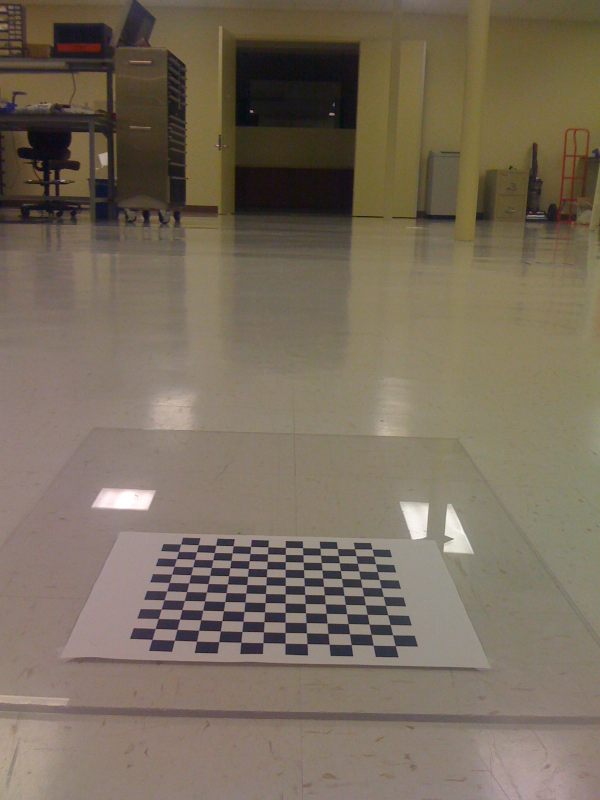
//> input picture Learning.OpenCV/birdseye/IMG_0214.jpg, 1200 x 1600 px (shown at 1/2 size)
$ ./findContours ../../../../Learning.OpenCV/birdseye/IMG_0214.jpg   (built with g++ and OpenCV 4)
//> lines starting //> are read from the running program, lines starting //| are printed output that depends on the picture; after the words box and inside, x2 and y2 are one past the last pixel; in counts of white or black regions, pixels touching at a corner belong together
#include<opencv2/core/core.hpp>
#include<opencv2/highgui/highgui.hpp>
#include<opencv2/imgproc/imgproc.hpp>
using namespace cv;
#include<vector>
#include<iostream>
using namespace std;
int main(int argc, char*argv[])
{
	//第一步：输入图像
	Mat img = imread(argv[1], IMREAD_GRAYSCALE);
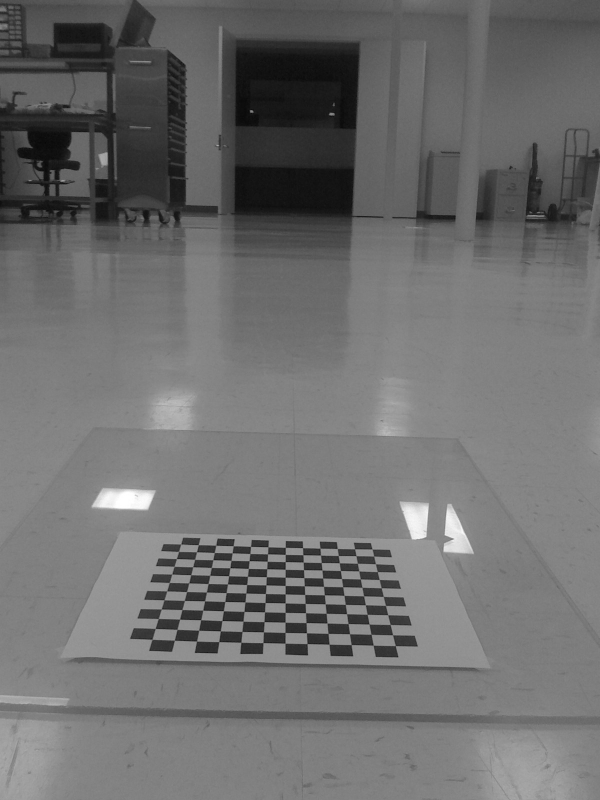
//> img: 1600 rows x 1200 cols, CV_8UC1 (shown at 1/2 size); min 2, max 255, mean 109.9
	if (!img.data)
		return -1;
	//第二步：边缘检测，得到边缘二值图
	GaussianBlur(img, img, Size(3, 3), 0.5);
//> img: 1600 rows x 1200 cols, CV_8UC1; 16.75% of pixels changed, all inside (x1, y1, x2, y2) = (0, 0, 1200, 1600)
	Mat binaryImg;
	Canny(img, binaryImg, 50, 200);
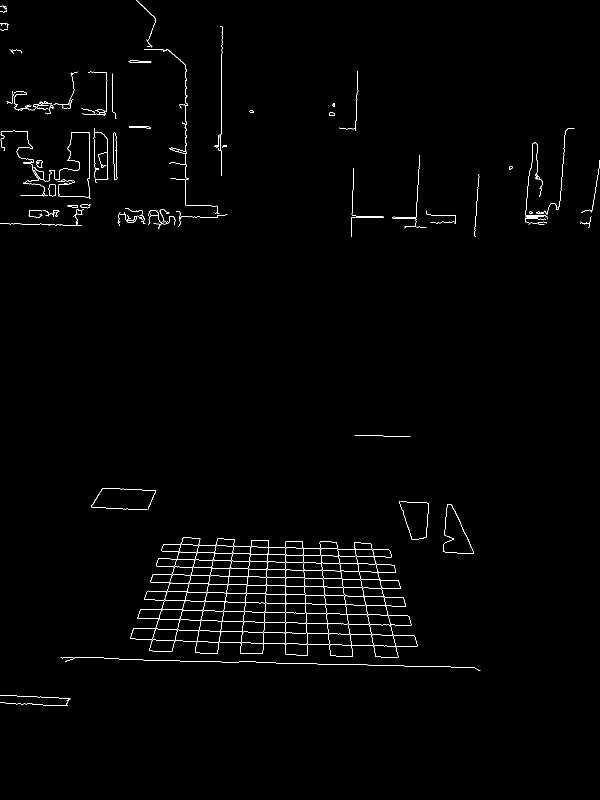
//> binaryImg: 1600 rows x 1200 cols, CV_8UC1 (shown at 1/2 size); 1% white in thin lines or dots, all inside (x1, y1, x2, y2) = (0, 0, 1200, 1412)
	imshow("显示边缘", binaryImg);
	imwrite("cannyEdge.jpg", binaryImg);
	//第三步：边缘的轮廓
	vector<vector<Point>> contours;
	vector<Vec4i> hei;
	findContours(binaryImg, contours, hei, CV_RETR_EXTERNAL, CV_CHAIN_APPROX_SIMPLE,Point(0,0));
//> contours = 73 contours, 48 with area under 20; largest, box (x1, y1, x2, y2) and area: (260, 1075, 836, 1315) 89342, (886, 1008, 948, 1108) 3298, (639, 1083, 675, 1099) 459, (97, 368, 112, 393) 292, (73, 321, 86, 336) 121; hei = 73 items, first 8: [1, -1, -1, -1], [2, 0, -1, -1], [3, 1, -1, -1], [4, 2, -1, -1], [5, 3, -1, -1], [6, 4, -1, -1], [7, 5, -1, -1], [8, 6, -1, -1]

	//第四步：对每一个轮廓作拟合，这里用旋转矩形
	int num = contours.size();//轮廓的数量
//> num = 73
	for (int i = 0; i < num; i++)
	{
		//最小外包直立矩形
		Rect rect = boundingRect(Mat(contours[i]));
		if (rect.area()>2000)//筛选出面积大于 10000 的矩形
		{
			//在原图中画出外包矩形
			rectangle(img, rect, Scalar(255),2);
			cout << rect.area() << endl;
		}
	}
//> this loop made 73 passes
//> rect on passes 1 to 12: Rect(0, 1390, 141, 22), Rect(121, 1314, 840, 27), Rect(639, 1083, 36, 16), Rect(260, 1075, 576, 240), Rect(886, 1008, 62, 100), Rect(799, 1002, 59, 78), Rect(295, 982, 17, 37), Rect(183, 976, 129, 44), Rect(709, 870, 112, 4), Rect(1050, 435, 44, 15), Rect(1160, 433, 23, 23), Rect(279, 429, 12, 19)
//| 3102
//| 22680
//| 138240
//| 6200
//| 4602
//| 5676
//| 3296
//| 2072
//> (output is shown up to pass 18 of 73)
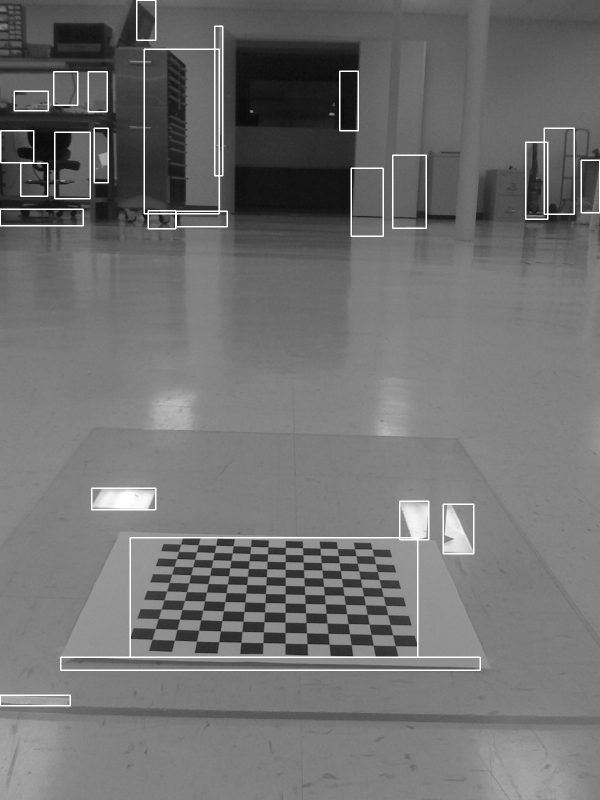
//> img: 1600 rows x 1200 cols, CV_8UC1 (shown at 1/2 size); min 6, max 255, mean 112.6
	imshow("img", img);
	imwrite("img0.jpg", img);
	waitKey(0);
	return 0;
 }

$ run again, on Learning.OpenCV/birdseye/IMG_0217.jpg
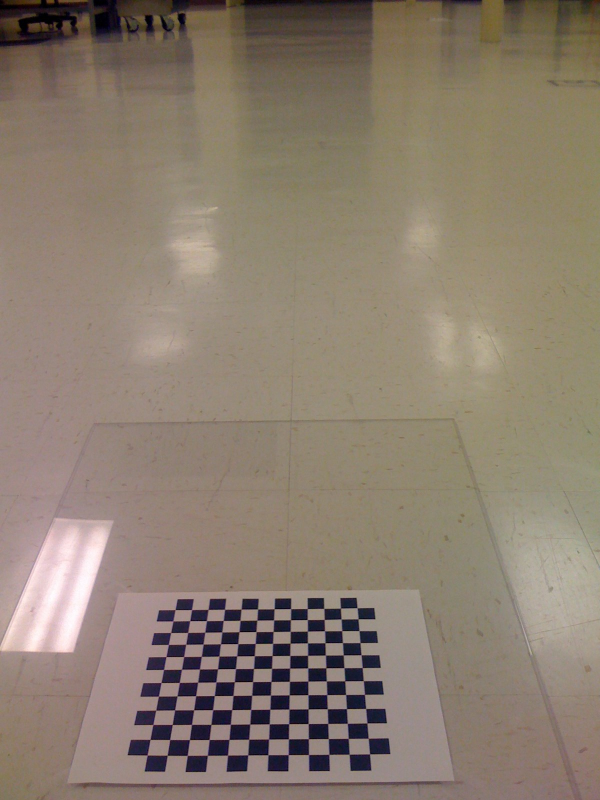
//> input picture Learning.OpenCV/birdseye/IMG_0217.jpg, 1200 x 1600 px (shown at 1/2 size)
//> `Canny(img, binaryImg, 50, 200);`:
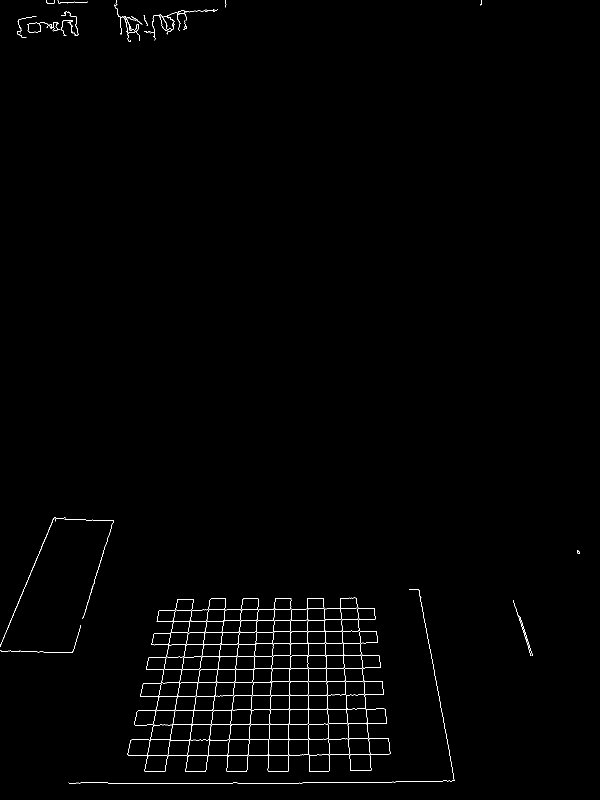
//> binaryImg: 1600 rows x 1200 cols, CV_8UC1 (shown at 1/2 size); 0.74% white in thin lines or dots
//> contours = 32 contours, 22 with area under 20; largest, box (x1, y1, x2, y2) and area: (255, 1196, 781, 1544) 113848, (648, 1195, 715, 1241) 1358, (698, 1508, 743, 1542) 1308, (268, 1421, 312, 1451) 1077, (714, 1215, 751, 1240) 726; hei = 32 items, first 8: [1, -1, -1, -1], [2, 0, -1, -1], [3, 1, -1, -1], [4, 2, -1, -1], [5, 3, -1, -1], [6, 4, -1, -1], [7, 5, -1, -1], [8, 6, -1, -1]
//> num = 32
//> the loop `for (int i = 0; i < num; i++)` made 32 passes
//> rect on passes 1 to 8: Rect(698, 1508, 45, 34), Rect(313, 1422, 1, 1), Rect(268, 1421, 44, 30), Rect(411, 1266, 1, 1), Rect(717, 1263, 1, 1), Rect(582, 1262, 1, 1), Rect(0, 1250, 162, 55), Rect(614, 1241, 1, 1)
//> (printed output is left out)
//> after the loop `for (int i = 0; i < num; i++)`:
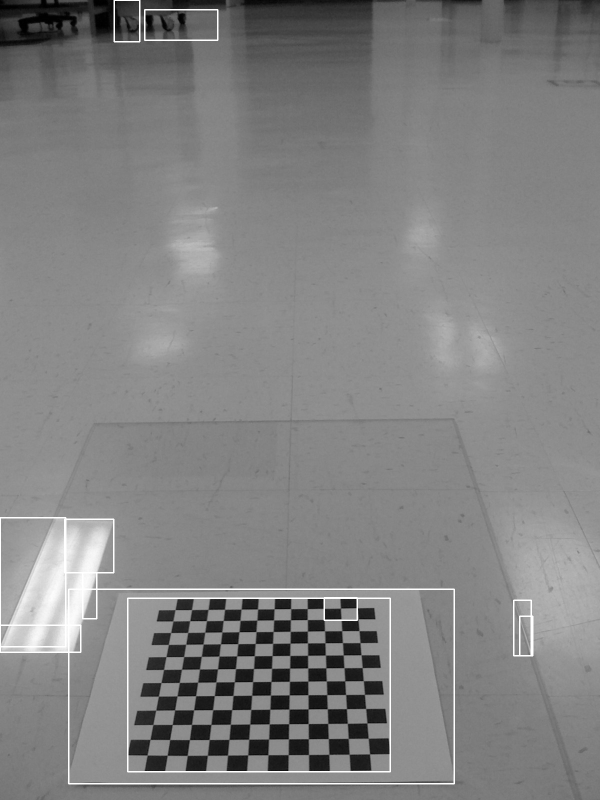
//> img: 1600 rows x 1200 cols, CV_8UC1 (shown at 1/2 size); min 0, max 255, mean 129.6

$ run again, on Learning.OpenCV/birdseye/IMG_0218.jpg
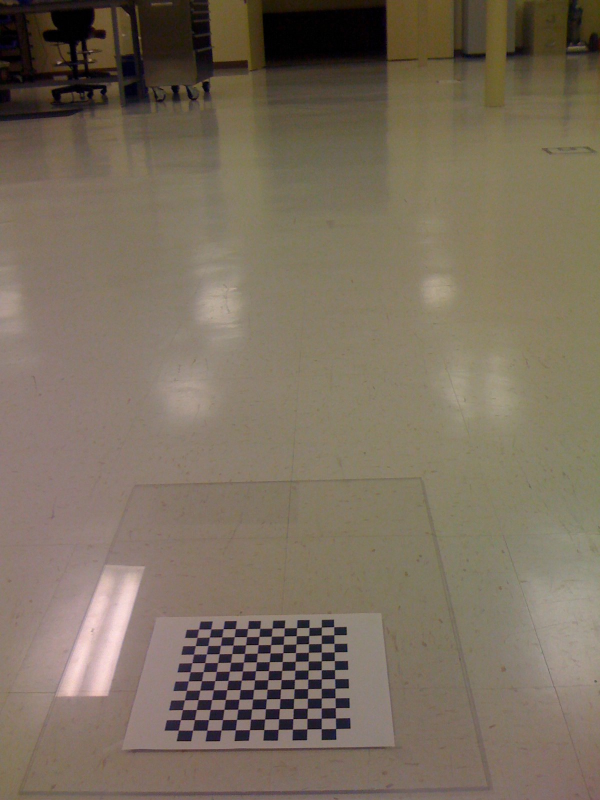
//> input picture Learning.OpenCV/birdseye/IMG_0218.jpg, 1200 x 1600 px (shown at 1/2 size)
//> `Canny(img, binaryImg, 50, 200);`:
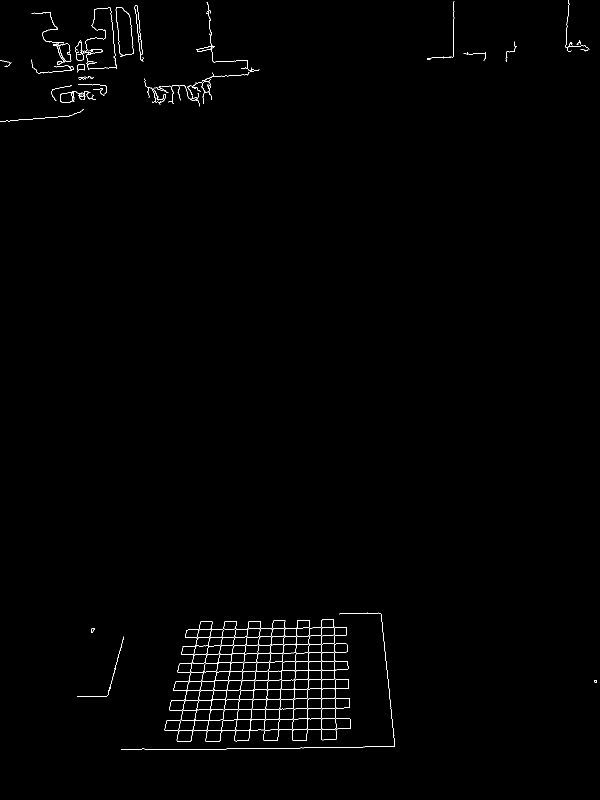
//> binaryImg: 1600 rows x 1200 cols, CV_8UC1 (shown at 1/2 size); 0.66% white in thin lines or dots
//> contours = 41 contours, 28 with area under 20; largest, box (x1, y1, x2, y2) and area: (329, 1239, 701, 1483) 66514, (106, 87, 143, 129) 625, (120, 183, 167, 206) 476, (269, 11, 287, 123) 312, (154, 128, 170, 145) 144; hei = 41 items, first 8: [1, -1, -1, -1], [2, 0, -1, -1], [3, 1, -1, -1], [4, 2, -1, -1], [5, 3, -1, -1], [6, 4, -1, -1], [7, 5, -1, -1], [8, 6, -1, -1]
//> num = 41
//> the loop `for (int i = 0; i < num; i++)` made 41 passes
//> rect on passes 1 to 8: Rect(376, 1361, 1, 1), Rect(1189, 1360, 5, 5), Rect(154, 1273, 94, 121), Rect(182, 1256, 8, 10), Rect(329, 1239, 372, 244), Rect(242, 1225, 548, 275), Rect(0, 218, 167, 25), Rect(120, 183, 47, 23)
//> (printed output is left out)
//> after the loop `for (int i = 0; i < num; i++)`:
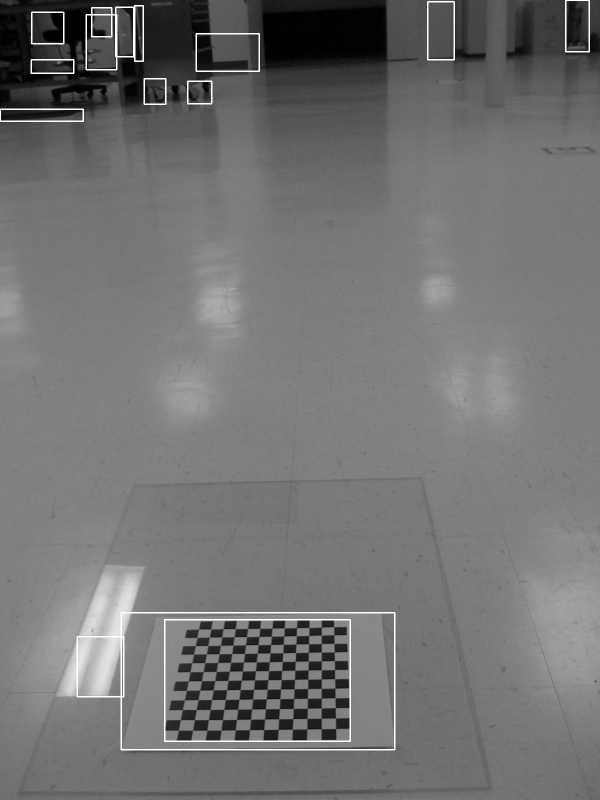
//> img: 1600 rows x 1200 cols, CV_8UC1 (shown at 1/2 size); min 0, max 255, mean 114.1

$ run again, on Learning.OpenCV/birdseye/IMG_0219.jpg
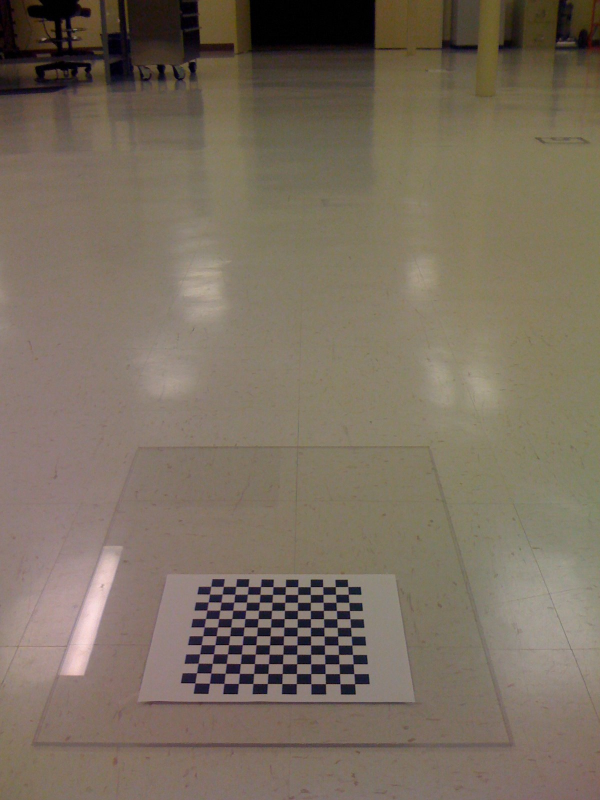
//> input picture Learning.OpenCV/birdseye/IMG_0219.jpg, 1200 x 1600 px (shown at 1/2 size)
//> `Canny(img, binaryImg, 50, 200);`:
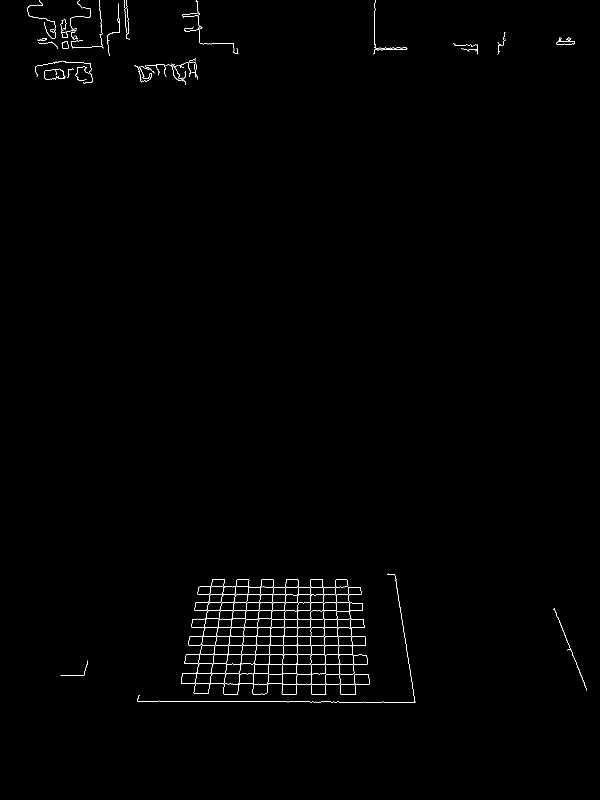
//> binaryImg: 1600 rows x 1200 cols, CV_8UC1 (shown at 1/2 size); 0.6% white in thin lines or dots, all inside (x1, y1, x2, y2) = (54, 0, 1174, 1405)
//> contours = 39 contours, 25 with area under 20; largest, box (x1, y1, x2, y2) and area: (362, 1158, 736, 1389) 54657, (681, 1347, 740, 1390) 1166, (671, 1174, 723, 1206) 768, (747, 0, 815, 109) 204, (1113, 83, 1150, 90) 174; hei = 39 items, first 8: [1, -1, -1, -1], [2, 0, -1, -1], [3, 1, -1, -1], [4, 2, -1, -1], [5, 3, -1, -1], [6, 4, -1, -1], [7, 5, -1, -1], [8, 6, -1, -1]
//> num = 39
//> the loop `for (int i = 0; i < num; i++)` made 39 passes
//> rect on passes 1 to 8: Rect(681, 1347, 59, 43), Rect(121, 1321, 55, 30), Rect(399, 1307, 1, 1), Rect(1106, 1216, 68, 165), Rect(671, 1174, 52, 32), Rect(423, 1174, 1, 1), Rect(362, 1158, 374, 231), Rect(274, 1147, 558, 258)
//> (printed output is left out)
//> after the loop `for (int i = 0; i < num; i++)`:
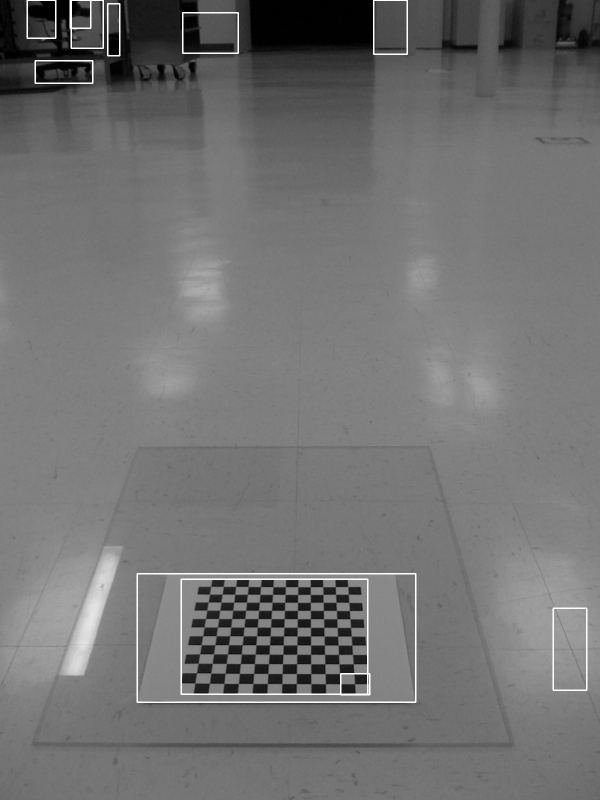
//> img: 1600 rows x 1200 cols, CV_8UC1 (shown at 1/2 size); min 0, max 255, mean 113.7
